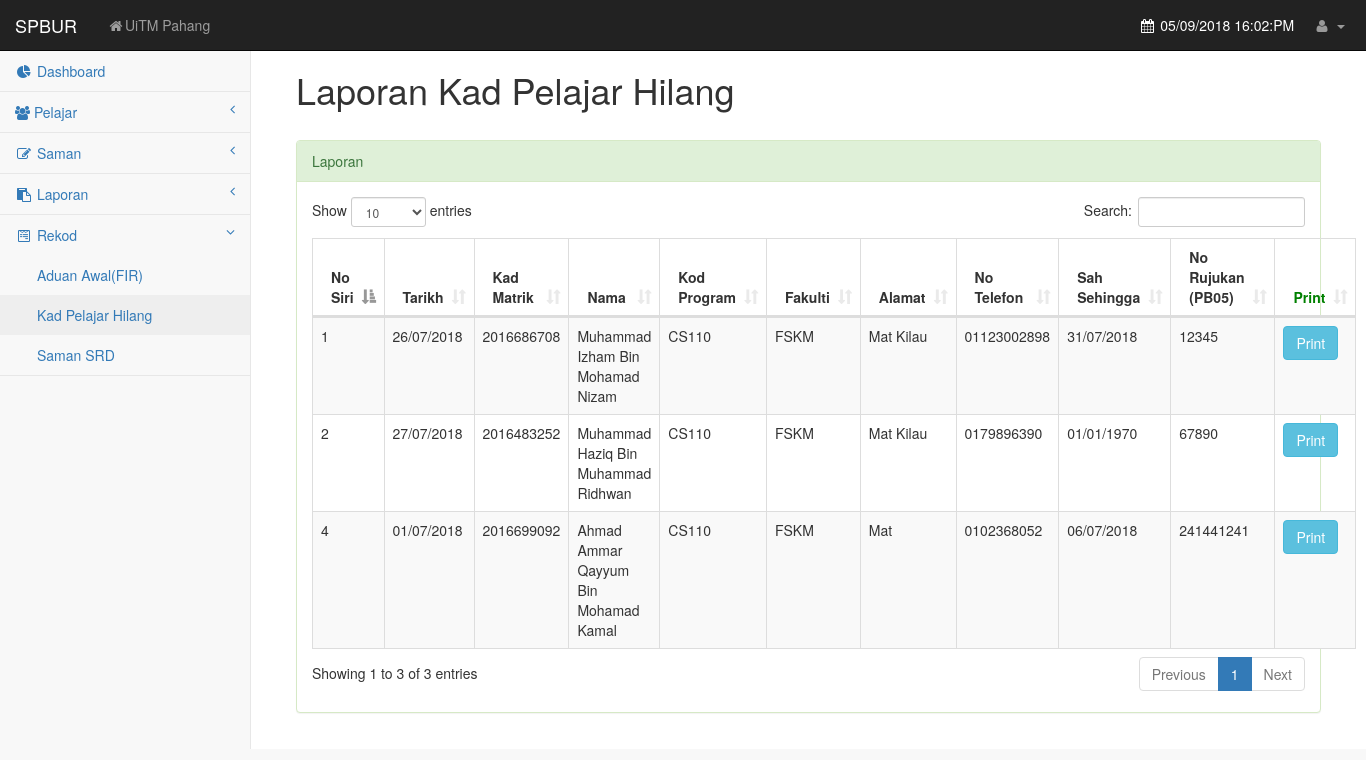
Before: /rkadpelajar.php with the older database file.
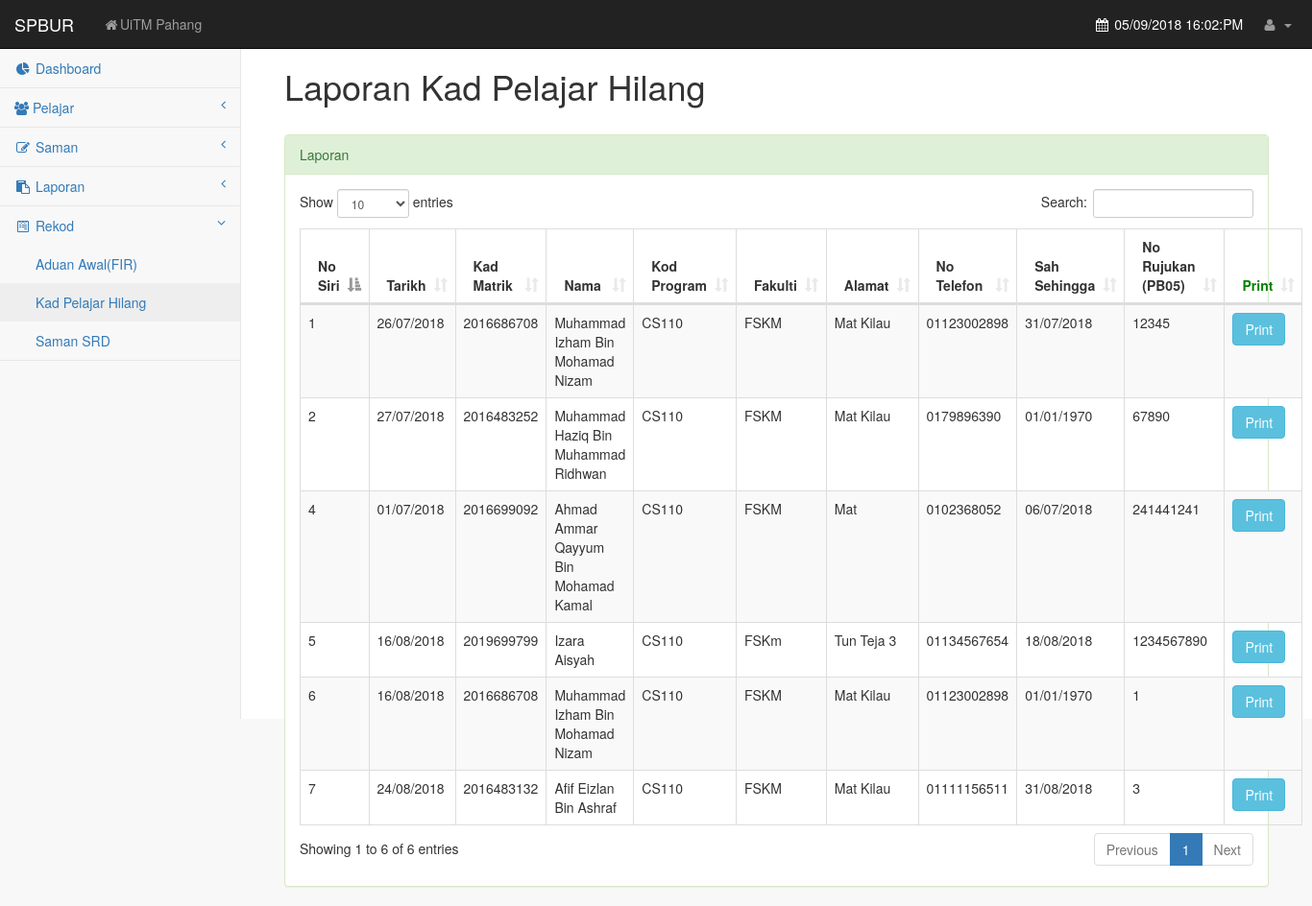
After: the same page with the newer database file.
### tables this page shows
CREATE TABLE `kad` (
  `series_no` int(11) NOT NULL,
  `currentdate` date NOT NULL,
  `matric_no` int(11) NOT NULL,
  `name` varchar(255) NOT NULL,
  `prog_code` varchar(255) NOT NULL,
  `faculty` varchar(255) NOT NULL,
  `address` varchar(255) NOT NULL,
  `phone_no` varchar(255) NOT NULL,
  `validuntil` varchar(255) DEFAULT NULL,
  `refer` varchar(255) DEFAULT NULL
);

### rkadpelajar.php (the view, shortened to what this page needs)
<!DOCTYPE html>
<html lang="en">
<head>
    <link href="css/bootstrap.min.css" rel="stylesheet">
    <link href="css/metisMenu.min.css" rel="stylesheet">
    <link href="css/timeline.css" rel="stylesheet">
    <link href="css/dataTables/dataTables.bootstrap.css" rel="stylesheet">
    <link href="css/dataTables/dataTables.responsive.css" rel="stylesheet">
    <link href="css/startmin.css" rel="stylesheet">
    <link href="css/morris.css" rel="stylesheet">
    <link href="css/font-awesome.min.css" rel="stylesheet" type="text/css">
    <link rel="stylesheet" href="bower_components/datatables.net-bs/css/dataTables.bootstrap.min.css">
</head>
<body>
<div id="wrapper">
<?php include("DashboardOnly.php");?>
</body>
</html>
    <div id="page-wrapper">
                <div class="col-lg-12">
                    <br>
                    <h1>Laporan Kad Pelajar Hilang</h1>
                    <br>
                <div class="row">
                    <div class="col-lg-12">
                        <div class="panel panel-success">
                            <div class="panel-heading">
                                Laporan
                            </div>
                            <div class="panel-body">
                                <div class="dataTable_wrapper">
                                    <table class="table table-striped table-bordered table-hover" id="dataTables-example">
                                        <thead>
                                            <tr>
                                                <th>No Siri</th>
                                                <th>Tarikh</th>
                                                <th>Kad Matrik</th>
                                                <th>Nama</th>
                                                <th>Kod Program</th>
                                                <th>Fakulti</th>
                                                <th>Alamat</th>
                                                <th>No Telefon</th>
                                                <th>Sah Sehingga</th>
                                                <th>No Rujukan (PB05)</th>
                                                <th style="color:green">Print</th>
                                            </tr>
                                        </thead>
                                        <tbody>
                                         <?php
                    $sql = "SELECT * FROM kad ORDER BY series_no";
                    $query = mysqli_query($dbconn, $sql) or die("Error: " . mysqli_error($dbconn));
                    $row = mysqli_num_rows($query);
                    if($row != 0) {
                        while($ro = mysqli_fetch_assoc($query)){
                          echo "<tr>";
                          echo "<td>".$ro['series_no']."</td>";
                          $date = $ro['currentdate'];
                          $newDate = date('d/m/Y', strtotime($date));
                          echo "<td>".$newDate."</td>";
                          echo "<td>".$ro['matric_no']."</td>";
                          echo "<td>".$ro['name']."</td>";
                          echo "<td>".$ro['prog_code']."</td>";
                          echo "<td>".$ro['faculty']."</td>";
                          echo "<td>".$ro['address']."</td>";
                          echo "<td>".$ro['phone_no']."</td>";
                          $date2 = $ro['validuntil'];
                          $newDate2 = date('d/m/Y', strtotime($date2));
                          echo "<td>".$newDate2."</td>";
                          echo "<td>".$ro['refer']."</td>";
                          echo '<td><form method="POST"><button type="submit" name="matricPrint" value='.$ro['series_no'].' formaction="MatrikGantiPrint.php" class="btn btn-info">Print</button></form></td>';
                          echo "</tr>";
                              }
                            } ?>
                        </tbody>
                    </table>
                </div>
            </div>
            </div>
        </div>
    </div>
</div>
</div>
</body>
</html>

Changed rows visible on the page:
added kad: series_no "5", currentdate "16/08/2018", matric_no "2019699799", name "Izara Aisyah", prog_code "CS110", faculty "FSKm", address "Tun Teja 3", phone_no "01134567654", validuntil "18/08/2018", refer "1234567890"
added kad: series_no "6", currentdate "16/08/2018", matric_no "2016686708", name "Muhammad Izham Bin Mohamad Nizam", prog_code "CS110", faculty "FSKM", address "Mat Kilau", phone_no "01123002898", validuntil "01/01/1970", refer "1"
added kad: series_no "7", currentdate "24/08/2018", matric_no "2016483132", name "Afif Eizlan Bin Ashraf", prog_code "CS110", faculty "FSKM", address "Mat Kilau", phone_no "01111156511", validuntil "31/08/2018", refer "3"
Other visible differences:
text written by a page script: "Show entries Search: Showing 1 to 3 of 3 entries Previous 1 Next" → "Show entries Search: Showing 1 to 6 of 6 entries Previous 1 Next"
